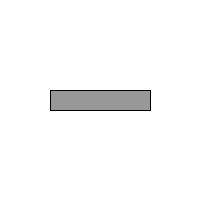
Frame 1 (no input)
Frame 60 (the mouse pressed at the canvas centre just before this capture): identical to frame 1, image omitted
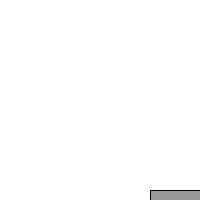
Frame 120 (the mouse held since frame 60 and released just before this capture)

The Processing sketch that drew these frames (run headless with seeded random() and noise(); from frame 60 on, the mouse is pressed at the canvas centre):

// Processing sketch: processing_79106
// ── processing_79106.pde

// Autor: Toni Cogolludo

void setup (){
  size (200,200);
}
int posicioX = 50;
int posicioY = 90;
int dx = 0;
int dy = 0;
int pintar = #989898;
int rojo = #FF1717;
void draw (){
  background (255);
  fill (pintar);
  rect (posicioX,posicioY,100,20);
  if (mouseX >= posicioX && mouseX <= posicioX+100 && mouseY >= posicioY && mouseY <= posicioY+20){
    pintar = rojo;
    if (mousePressed){
      pintar = 0;
     //posicio de X o Y
     //necessitem aconseguir el desplaçament llavors, ho fem de la següent manera
     //la posicio anterior del mouse - posicio de X = ens permet saber la distancia que hi ha de l'origen de X al mouse
     //li sumem la distancia del mouse perque variara
     //i restem la posicio actual del mouse
     // amb aixo, sabrem la distancia que ha de moure's la posicio inicial del rectangle
     //sumem a la posicio i es moura, segons volguem
      dx = mouseX - ((pmouseX - posicioX)+posicioX);
      dy = mouseY - ((pmouseY - posicioY)+posicioY);
      posicioX = (posicioX + dx);
      posicioY = (posicioY + dy);
    }
  }
  else {
    pintar = #989898;
  }
}
    
